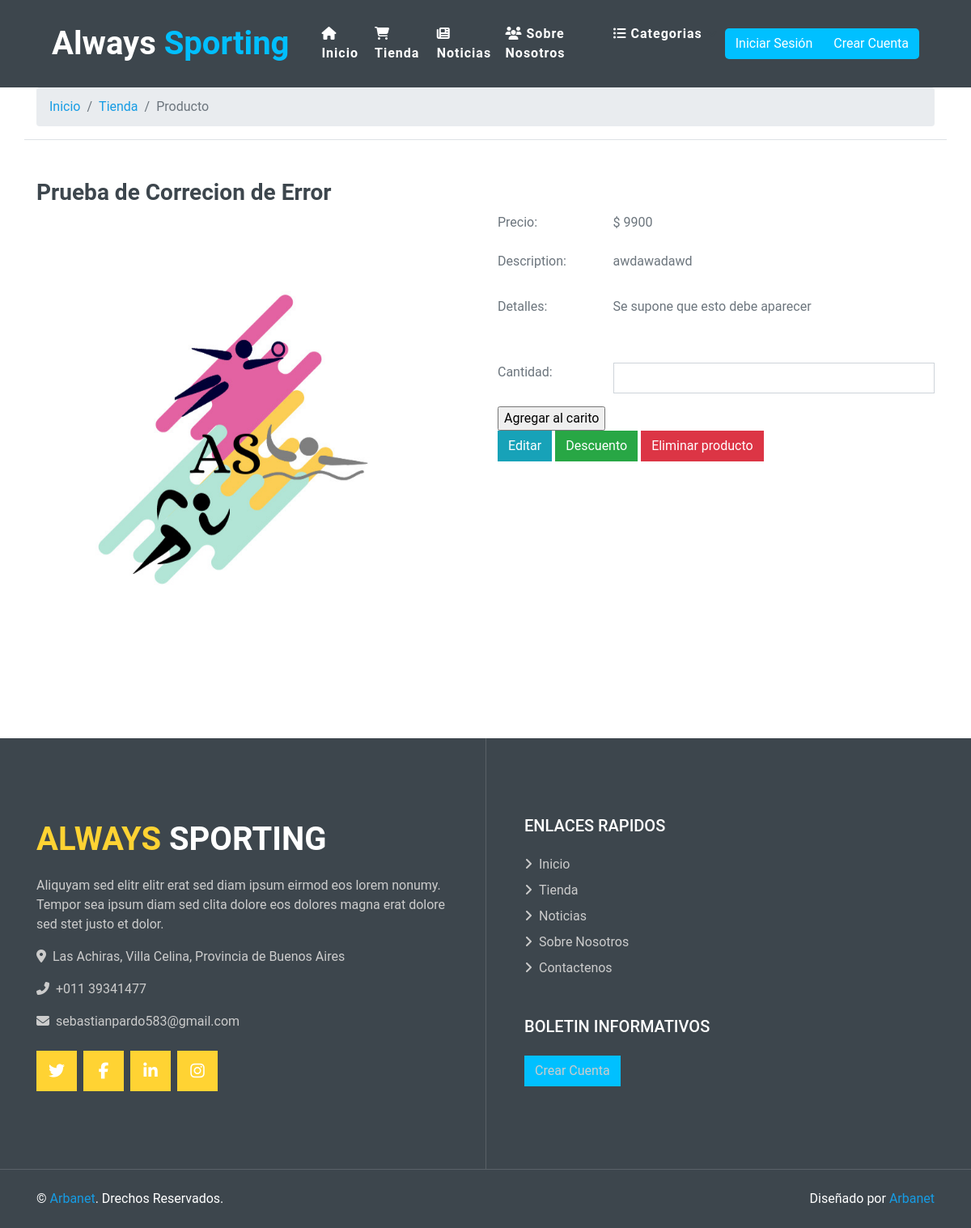
/products_read_more.php?id=20, run on the app's committed database.
### tables this page shows
CREATE TABLE `productos` (
  `id` int(100) UNSIGNED NOT NULL,
  `nombre_prod` varchar(150) NOT NULL,
  `descripcion` varchar(250) NOT NULL,
  `texto` text NOT NULL,
  `id_deporte` int(100) NOT NULL,
  `precio` int(100) NOT NULL,
  `fecha_alta` datetime NOT NULL,
  `id_usuario` int(100) NOT NULL,
  `imagen` mediumblob NOT NULL ,
  `descuento` int(11) DEFAULT NULL,
  `cantidad` int(255) NOT NULL
);

### products_read_more.php (called while the page is built, shortened)
<?php
require_once "includes/config.php";
$sql = "SELECT * FROM productos INNER JOIN deportes
 ON productos.id_deporte = deportes.id_deporte
 WHERE id = ". $_GET['id'];
 $res = mysqli_query($conn , $sql);
$productos = mysqli_fetch_all($res , MYSQLI_ASSOC);
require_once "views/layout.php";
?>

### views/products_read_more.php (the view, shortened to what this page needs)
<link href="css/style.css" rel="stylesheet">
<div class="container">
    <nav aria-label="breadcrumb">
        <ol class="breadcrumb">
            <li class="breadcrumb-item"><a href="index.php" class="link-info" style="text-decoration: none;">Inicio</a>
            </li>
            <li class="breadcrumb-item"><a href="shop.php" class="link-info" style="text-decoration: none;">Tienda</a>
            </li>
            <li class="breadcrumb-item active" aria-current="page"><a style="text-decoration: none;">Producto</a>
            </li>
        </ol>
    </nav>
</div>
<?php foreach ($productos as $producto) {
    ?>
    <div class="container border-top">
        <div class="row">
            <div class="col-12">
                <br><br>
                <h3 class="page-header">
                    <?php echo $producto['nombre_prod'] ?>
                </h3>
            </div>
        </div>
        <div class="row">
            <div class="col-lg-6 mb-4">
                <div class="">
                    <div class="main-product-image space">
                        <div id="product-carousel" class="carousel slide">
                            <div class="carousel-inner" role="listbox">
                                <div class="carousel-item active">
                                    <br>
                                    <?php
                                    if (file_exists('img/productos/' . $producto['id'] . '/principal.jpg')) { ?>
                                        <img id="first-image" alt="" class="img-fluid" style="width:90%; height:60%;"
                                            src="img/productos/<?php echo $producto['id']; ?>/principal.jpg">
                                        <?php
                                    } ?>
                                </div>
                            </div>
                        </div>
                        <a class="carousel-control-prev" href="#product-carousel" role="button" data-slide="prev">
                            <span class="carousel-control-prev-icon" aria-hidden="true"></span>
                        </a>
                        <a class="carousel-control-next" href="#product-carousel" role="button" data-slide="next">
                            <span class="carousel-control-next-icon" aria-hidden="true"></span>
                        </a>
                    </div>
                </div>
            </div>
            <div class="col-lg-6">
                <form class="form-horizontal" action="/cart/add/224300" method="post" enctype="multipart/form-data"
                    name="buy">
                    <div class="form-group price_elem row">
                        <label class="col-sm-3 col-md-3 form-control-label nopaddingtop">Precio:</label>
                        <div class="col-sm-8 col-md-9">
                            <span class="product-form-price" id="product-form-price">$
                                <?php echo $producto['precio'] ?>
                            </span>
                        </div>
                    </div>
                    <div class="form-group row ">
                        <label class="col-sm-3 col-md-3 form-control-label">Description:</label>
                        <div class="col-sm-8 col-md-9 description">
                            <p>
                                <?php echo $producto['texto'] ?>
                            </p>
                        </div>
                    </div>
                    <div class="form-group row ">
                        <label class="col-sm-3 col-md-3 form-control-label">Detalles:</label>
                        <div class="col-sm-9 col-md-9">
                            <p>
                                <?php echo $producto['descripcion'] ?>
                            </p>
                        </div>
                    </div>
                    <form action="shopping_cart.php" method="get">
                        <label class="col-sm-3 col-md-3 form-control-label"></label>
                        <div class="col-sm-8 col-sm-offset-3 col-md-9 col-md-offset-3">
                        </div>
                    </form>
                    <form action="shopping_cart.php" method="post">
                        <div class="form-group row">
                            <label for="Quantity" class="col-sm-3 col-md-3 form-control-label">Cantidad:</label>
                            <div class="col-sm-8 col-md-9">
                                <input type="number" class="qty form-control" name="cant" id="input-qty" name="qty"
                                    max="<?php echo $producto['cantidad'] ?>" min="1">
                            </div>
                        </div>
                        <input type="submit" value="Agregar al carito">
                    </form>
                    <a class="btn btn-info text-light" href="editar_producto.php">Editar</a>
                    <a class="btn btn-success text-light">Descuento</a>
                    <a class="btn btn-danger text-light">Eliminar producto</a>
                </form>
            </div>
        </div>
    </div>
<?php } ?>

### css/xd.css (style rules this page uses)
body,html { height: 100%; width: 100%; margin: 0; padding: 0; background: #ffffff !important; }

### data on the page
productos: nombre_prod "Prueba de Correcion de Error", precio "9900", texto "awdawadawd", descripcion "Se supone que esto debe aparecer"
